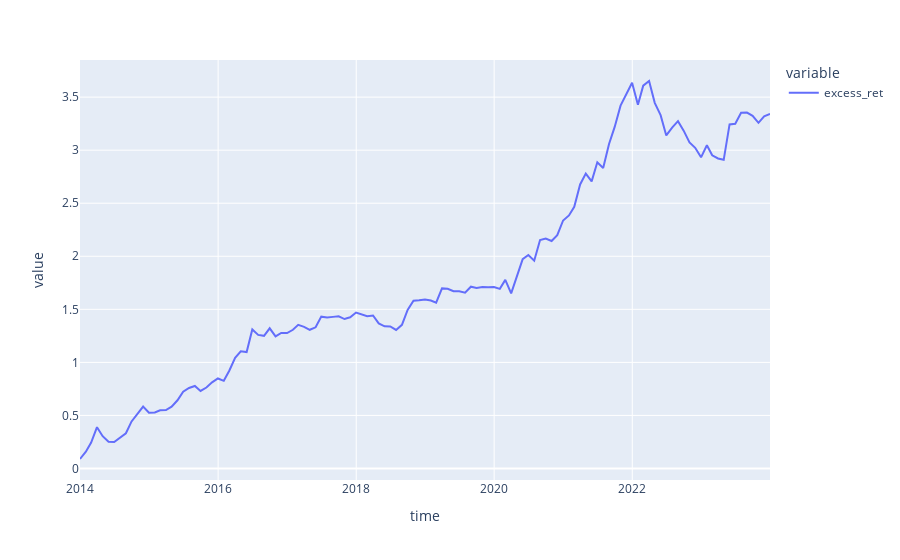

Notebook code cell kept with this figure:
### Code cell
excess_ret = (rf
            .merge(sml_ret.to_frame('sml_ret'), left_index=True, right_index=True)
            .assign(
                excess_ret=lambda x: x['sml_ret'] - x['rf']
            )).excess_ret
excess_ret.cumsum().plot()
